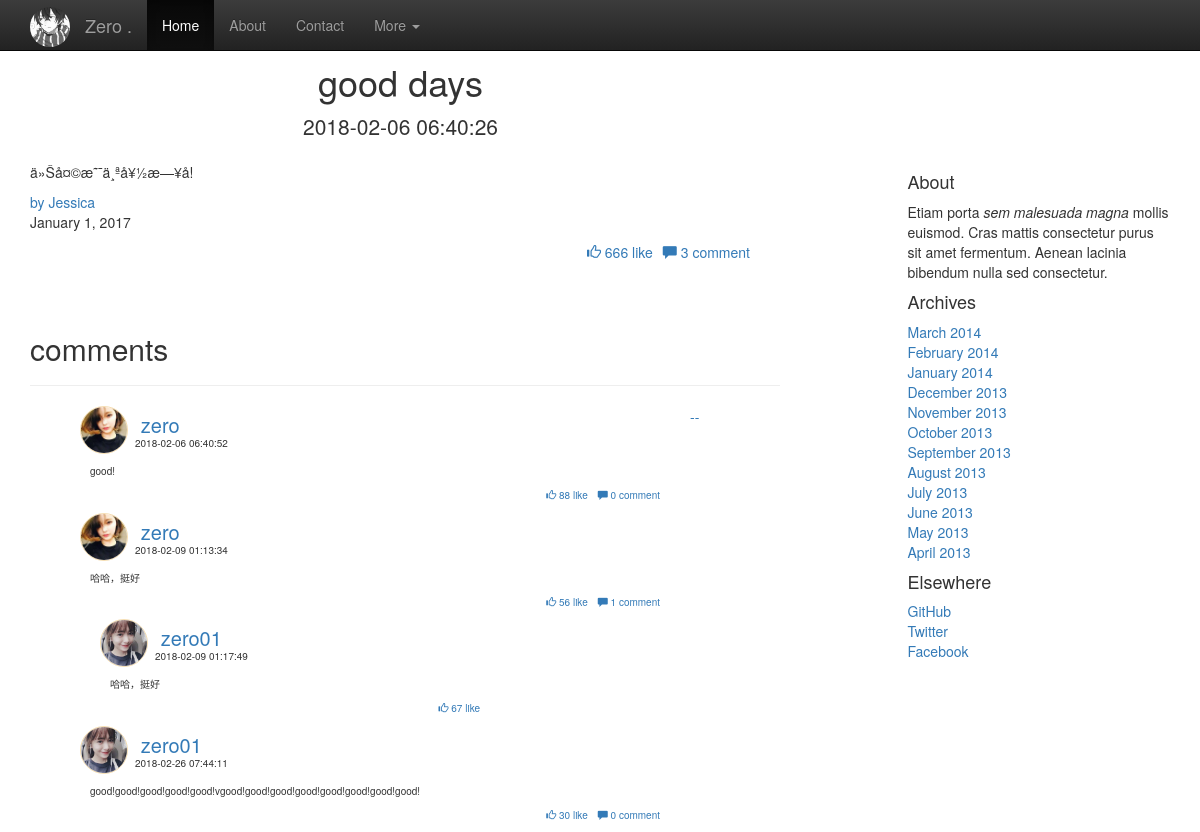
The app's page /comment.php?blog_id=1&random=163870807 with its own data.
### tables this page shows
CREATE TABLE `blog` (
  `blog_id` int(11) NOT NULL AUTO_INCREMENT COMMENT '博客id',
  `blog_user_id` int(11) NOT NULL COMMENT '发表博客人id',
  `blog_cretime` timestamp NOT NULL DEFAULT CURRENT_TIMESTAMP COMMENT '发表博客时间',
  `blog_content` text COMMENT '博客内容',
  `blog_title` varchar(40) NOT NULL COMMENT '博客标题',
  `blog_likes` int(11) DEFAULT '0' COMMENT '点赞数',
  PRIMARY KEY (`blog_id`),
  KEY `bloguser` (`blog_user_id`),
  CONSTRAINT `user_own` FOREIGN KEY (`blog_user_id`) REFERENCES `user` (`user_id`) ON DELETE CASCADE
);

CREATE TABLE `blog_comment` (
  `blog_comment_id` int(11) NOT NULL AUTO_INCREMENT COMMENT '博客评论id',
  `blog_id` int(11) DEFAULT '0' COMMENT '评论的博客id',
  `bolg_comment_uid` int(11) NOT NULL COMMENT '评论人',
  `blog_comment_cretime` timestamp NOT NULL DEFAULT CURRENT_TIMESTAMP COMMENT '评论时间',
  `blog_comment_content` text NOT NULL COMMENT '评论内容',
  `blog_comment_likes` int(11) DEFAULT '0' COMMENT '评论点赞数',
  `blog_comment_reply` int(11) DEFAULT '0' COMMENT '回复id',
  `blog_comment_reUid` int(11) NOT NULL DEFAULT '0' COMMENT '回复人id',
  PRIMARY KEY (`blog_comment_id`),
  KEY `commenter` (`bolg_comment_uid`),
  KEY `blog_id` (`blog_id`),
  CONSTRAINT `commenter` FOREIGN KEY (`bolg_comment_uid`) REFERENCES `user` (`user_id`) ON DELETE CASCADE
);

CREATE TABLE `user_info` (
  `user_info_id` int(11) NOT NULL AUTO_INCREMENT COMMENT '用户信息id',
  `user_id` int(11) NOT NULL COMMENT '用户id',
  `user_info_nickname` varchar(30) DEFAULT 'zero',
  `user_sex` varchar(8) DEFAULT '男' COMMENT '用户性别',
  `user_age` varchar(8) DEFAULT '18' COMMENT '用户年龄',
  `user_mail` varchar(40) NOT NULL COMMENT '用户邮箱',
  `user_image_url` varchar(50) DEFAULT NULL COMMENT '用户头像',
  `user_introduce` text COMMENT '用户自我介绍',
  PRIMARY KEY (`user_info_id`),
  UNIQUE KEY `user_id` (`user_id`),
  CONSTRAINT `user_id` FOREIGN KEY (`user_id`) REFERENCES `user` (`user_id`) ON DELETE CASCADE
);

### db.php (called while the page is built, shortened)
 <?php
function getBlogById($id){
  $res=mysql_query("select * from blog where blog_id='".$id."'");
  return $res;
}
function getUserinfoById($id){
  $res=mysql_query("select * from user_info where user_id='".$id."'");
  $user_info=mysql_fetch_array($res);
  return $user_info;
}
function getCommentsByBlogId($id){
  $res=mysql_query("select count(*) from blog_comment where blog_id='".$id."'");
  $nums=mysql_fetch_row($res);
  return $nums[0];
}
function getCommentByBlogId($id){
  $res=mysql_query("select * from blog_comment where blog_id='".$id."'");
  return $res;
}
function getCommentComs($id){
  $res=mysql_query("select * from  blog_comment where blog_comment_reply='".$id."'");
  return $res;
}
function getCommentComsCount($id){
  $res=mysql_query("select count(*) from  blog_comment where blog_comment_reply='".$id."'");
  $nums=mysql_fetch_row($res);
  return $nums[0];
}
?>

### comment.php (the view, shortened to what this page needs)
<!DOCTYPE html PUBLIC "-//W3C//DTD XHTML 1.0 Transitional//EN" "http://www.w3.org/TR/xhtml1/DTD/xhtml1-transitional.dtd">
<html xmlns="http://www.w3.org/1999/xhtml">
<head>
    <link href="css/main.css" rel="stylesheet">
    <link href="css/comment.css" rel="stylesheet">
    <link href="css/bootstrap.min.css" rel="stylesheet">
    <link href="css/bootstrap-theme.min.css" rel="stylesheet">
    <link href="css/ie10-viewport-bug-workaround.css" rel="stylesheet">
</head>
<body>
    <div class="container theme-showcase" role="main">
<?php
    include "db.php";
    $blog_id=$_GET['blog_id'];
    $blogs=getBlogById($blog_id);
    $blog=mysql_fetch_array($blogs);
    $comnum=getCommentsByBlogId($blog_id);
 ?>
        <div class="blog-header">
            <h1 class="blog-title text-center"><?php echo $blog['blog_title']; ?></h1>
            <p class="lead blog-description text-center"><?php echo $blog['blog_cretime']; ?></p>
        </div>
        <div class="row">
            <div class="col-sm-8 blog-main">
                <div class="blog-post">
                    <p><?php echo $blog['blog_content']; ?></p>
                    <p class="blog-post-title"><a href="#">by Jessica</a><br>
                        <span class="blog-post-meta ">January 1, 2017 </span>
                    </p>
                    <ul class="glyphicons-list">
                        <li>
                            <a href="javascript:void(0);" onclick="<?php echo "showResult1(".$blog_id.")"; ?>" ><span class="glyphicon glyphicon-thumbs-up" aria-hidden="true"></span>
                                <span id="<?php echo "blog_likes_".$blog_id; ?>" class="glyphicon-class"><?php echo $blog['blog_likes']; ?> like</span>
                            </a>
                        </li>
                        <li>
                            <a href="#"><span class="glyphicon glyphicon-comment" aria-hidden="true"></span>
                                <span class="glyphicon-class"><?php echo $comnum; ?> comment</span>
                            </a>
                        </li>
                    </ul>
                </div>
                <h2>comments</h2>
                <hr>
<?php
     $res=getCommentByBlogId($blog_id);
     while ($row=mysql_fetch_array($res)) {
        $user_info=getUserinfoById($row['bolg_comment_uid']);
        $comment_id=$row['blog_comment_id'];
        $comments=getCommentComsCount($comment_id);
?>
                <div class="blog-post-comment">
                    <p class="blog-post-title" style=" position: relative;">
                        <?php echo "<img src='".$user_info['user_image_url']."' />"; ?>
                                <a href="#" style="font-size: 2em;"><?php echo $user_info['user_info_nickname']; ?></a><br>
                        <span class="blog-post-meta " style="position: absolute;top:30px;left:45px;"><?php echo $row['blog_comment_cretime']; ?></span>
                    </p>
                    <p><?php echo $row['blog_comment_content']; ?></p>
                    <ul class="glyphicons-list-comment">
                        <li>
                            <a  href="javascript:void(0);" onclick="<?php echo "show(".$comment_id.")"; ?>" > <span class="glyphicon glyphicon-thumbs-up" aria-hidden="true"></span>
                                <span id="<?php echo "blog_comment_likes_".$comment_id; ?>" class="glyphicon-class"><?php echo $row['blog_comment_likes']; ?> like</span>
                            </a>
                        </li>
                        <li>
                            <a href="#"><span class="glyphicon glyphicon-comment" aria-hidden="true"></span>
                                        <span class="glyphicon-class"><?php echo $comments; ?> comment</span>
                            </a>
                        </li>
                    </ul>
                </div>
<?php
    $comment_coms=getCommentComs($comment_id);
    while ($ro=mysql_fetch_array($comment_coms)) {
        $com_user_info=getUserinfoById($ro['bolg_comment_uid']);
        $com_comment_id=$ro['blog_comment_id'];
?>
 <div class="blog-post-comment"  >
                    <p class="blog-post-title" style="position: relative;margin-left: 20px;">
                        <?php echo "<img src='".$com_user_info['user_image_url']."' />"; ?>
                                <a href="#" style="font-size: 2em;"><?php echo $com_user_info['user_info_nickname']; ?></a><br>
                        <span class="blog-post-meta " style="position: absolute;top:30px;left:45px;"><?php echo $ro['blog_comment_cretime']; ?></span>
                    </p>
                    <p style="margin-left: 20px;"><?php echo $row['blog_comment_content']; ?></p>
                    <ul class="glyphicons-list-comment" style="margin-right: 200px;" ontouch="showWindow()">
                        <li>
                            <a  href="javascript:void(0);" onclick="<?php echo "show(".$com_comment_id.")"; ?>"> <span class="glyphicon glyphicon-thumbs-up" aria-hidden="true"></span>
                                <span id="<?php echo "blog_comment_likes_".$com_comment_id; ?>" class="glyphicon-class"   ><?php echo $ro['blog_comment_likes']; ?> like</span>
                            </a>
                        </li>
                    </ul>
                </div>
<?php
   }
} ?>
         <a onclick="alert('ZeroSeed')">--</a>
            </div>
        </div>
    </div>
</body>
</html>

### css/main.css (style rules this page uses)
a { text-decoration:none !important; }
.glyphicons-list { margin-top: 0; list-style: none; float: right; margin-right: 20px; }
.glyphicons-list li { float: left; text-align: center; margin-right: 10px; }
.blog-post { margin-bottom: 100px; }

### css/comment.css (style rules this page uses)
.glyphicons-list-comment { margin-top: 0; list-style: none; float: right; margin-right: 20px; }
.glyphicons-list-comment li { float: left; text-align: center; margin-right: 10px; }
.blog-post-comment p img { border-radius: 50%; border: 1px solid wheat; }
.blog-post-comment { float: left; margin-left: 60px; width: 80%; font-size: 10px; }
.blog-header { width: 65%; height: 100px; }
.blog-post-title img { margin-left:-10px; margin-right:10px; width: 48px; height: 48px; }

### records on screen
blog: blog_title "good days", blog_cretime "2018-02-06 06:40:26", blog_content "ä»Šå¤©æ˜¯ä¸ªå¥½æ—¥å­!", blog_likes "666"
blog_comment: user_info.user_image_url (picture), user_info.user_info_nickname "zero", blog_comment_cretime "2018-02-06 06:40:52", blog_comment_content "good!", blog_comment_likes "88", comments "0"
blog_comment: user_info.user_image_url (picture), user_info.user_info_nickname "zero", blog_comment_cretime "2018-02-09 01:13:34", blog_comment_content "哈哈，挺好", blog_comment_likes "56", comments "1"
blog_comment: user_info.user_image_url (picture), user_info.user_info_nickname "zero01", blog_comment_cretime "2018-02-09 01:17:49", blog_comment_likes "67"
blog_comment: user_info.user_image_url (picture), user_info.user_info_nickname "zero01", blog_comment_cretime "2018-02-26 07:44:11", blog_comment_content "good!good!good!good!good!vgood!good!good!good!good!good!good!good!", blog_comment_likes "30", comments "0"

### other values on screen
$comnum "3"
